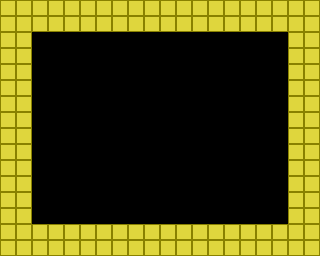

A level layout from a 2D game, rendered from its tile map. Below: a short description, then the map file with its tile-grid data intact:
An orthogonal 20x16 tile map with 16x16 px tiles, 1 tile layer (Tile Layer 1).

<map version="1.10" tiledversion="1.12.0" orientation="orthogonal" renderorder="right-down" width="20" height="16" tilewidth="16" tileheight="16" infinite="0" nextlayerid="4" nextobjectid="13">
 <tileset firstgid="1" source="placeholder.tsx" />
 <layer id="1" name="Tile Layer 1" width="20" height="16">
  <data encoding="csv">
7,7,7,7,7,7,7,7,7,7,7,7,7,7,7,7,7,7,7,7,
7,7,7,7,7,7,7,7,7,7,7,7,7,7,7,7,7,7,7,7,
7,7,0,0,0,0,0,0,0,0,0,0,0,0,0,0,0,0,7,7,
7,7,0,0,0,0,0,0,0,0,0,0,0,0,0,0,0,0,7,7,
7,7,0,0,0,0,0,0,0,0,0,0,0,0,0,0,0,0,7,7,
7,7,0,0,0,0,0,0,0,0,0,0,0,0,0,0,0,0,7,7,
7,7,0,0,0,0,0,0,0,0,0,0,0,0,0,0,0,0,7,7,
7,7,0,0,0,0,0,0,0,0,0,0,0,0,0,0,0,0,7,7,
7,7,0,0,0,0,0,0,0,0,0,0,0,0,0,0,0,0,7,7,
7,7,0,0,0,0,0,0,0,0,0,0,0,0,0,0,0,0,7,7,
7,7,0,0,0,0,0,0,0,0,0,0,0,0,0,0,0,0,7,7,
7,7,0,0,0,0,0,0,0,0,0,0,0,0,0,0,0,0,7,7,
7,7,0,0,0,0,0,0,0,0,0,0,0,0,0,0,0,0,7,7,
7,7,0,0,0,0,0,0,0,0,0,0,0,0,0,0,0,0,7,7,
7,7,7,7,7,7,7,7,7,7,7,7,7,7,7,7,7,7,7,7,
7,7,7,7,7,7,7,7,7,7,7,7,7,7,7,7,7,7,7,7
</data>
 </layer>
</map>
